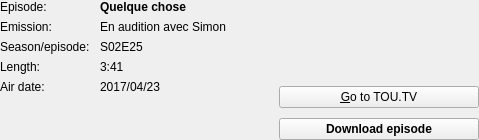
<?xml version="1.0" encoding="UTF-8"?>
<ui version="4.0">
 <class>infos_emission_widget</class>
 <widget class="QWidget" name="infos_emission_widget">
  <property name="geometry">
   <rect>
    <x>0</x>
    <y>0</y>
    <width>479</width>
    <height>140</height>
   </rect>
  </property>
  <layout class="QHBoxLayout" name="horizontalLayout" stretch="3,2">
   <property name="spacing">
    <number>10</number>
   </property>
   <property name="margin">
    <number>0</number>
   </property>
   <item>
    <layout class="QVBoxLayout" name="verticalLayout">
     <item>
      <layout class="QFormLayout" name="main_form_layout">
       <property name="fieldGrowthPolicy">
        <enum>QFormLayout::AllNonFixedFieldsGrow</enum>
       </property>
       <property name="horizontalSpacing">
        <number>10</number>
       </property>
       <property name="verticalSpacing">
        <number>6</number>
       </property>
       <item row="0" column="0">
        <widget class="QLabel" name="title_label">
         <property name="text">
          <string>Episode:</string>
         </property>
        </widget>
       </item>
       <item row="0" column="1">
        <widget class="QLabel" name="title_value_label">
         <property name="font">
          <font>
           <weight>75</weight>
           <bold>true</bold>
          </font>
         </property>
         <property name="text">
          <string>Quelque chose</string>
         </property>
        </widget>
       </item>
       <item row="1" column="0">
        <widget class="QLabel" name="emission_label">
         <property name="text">
          <string>Emission:</string>
         </property>
        </widget>
       </item>
       <item row="1" column="1">
        <widget class="QLabel" name="emission_title_value_label">
         <property name="text">
          <string>En audition avec Simon</string>
         </property>
        </widget>
       </item>
       <item row="2" column="0">
        <widget class="QLabel" name="sae_label">
         <property name="text">
          <string>Season/episode:</string>
         </property>
        </widget>
       </item>
       <item row="2" column="1">
        <widget class="QLabel" name="sae_value_label">
         <property name="text">
          <string>S02E25</string>
         </property>
        </widget>
       </item>
       <item row="3" column="0">
        <widget class="QLabel" name="length_label">
         <property name="text">
          <string>Length:</string>
         </property>
        </widget>
       </item>
       <item row="3" column="1">
        <widget class="QLabel" name="length_value_label">
         <property name="text">
          <string>3:41</string>
         </property>
        </widget>
       </item>
       <item row="4" column="0">
        <widget class="QLabel" name="air_date_label">
         <property name="text">
          <string>Air date:</string>
         </property>
        </widget>
       </item>
       <item row="4" column="1">
        <widget class="QLabel" name="air_date_value_label">
         <property name="text">
          <string>2017/04/23</string>
         </property>
        </widget>
       </item>
      </layout>
     </item>
     <item>
      <spacer name="verticalSpacer_3">
       <property name="orientation">
        <enum>Qt::Vertical</enum>
       </property>
       <property name="sizeType">
        <enum>QSizePolicy::Fixed</enum>
       </property>
       <property name="sizeHint" stdset="0">
        <size>
         <width>20</width>
         <height>6</height>
        </size>
       </property>
      </spacer>
     </item>
     <item>
      <widget class="QLabel" name="description_value_label">
       <property name="font">
        <font>
         <pointsize>8</pointsize>
        </font>
       </property>
       <property name="text">
        <string/>
       </property>
       <property name="textFormat">
        <enum>Qt::PlainText</enum>
       </property>
       <property name="alignment">
        <set>Qt::AlignLeading|Qt::AlignLeft|Qt::AlignTop</set>
       </property>
       <property name="wordWrap">
        <bool>true</bool>
       </property>
      </widget>
     </item>
     <item>
      <spacer name="verticalSpacer_2">
       <property name="orientation">
        <enum>Qt::Vertical</enum>
       </property>
       <property name="sizeHint" stdset="0">
        <size>
         <width>20</width>
         <height>0</height>
        </size>
       </property>
      </spacer>
     </item>
    </layout>
   </item>
   <item>
    <layout class="QVBoxLayout" name="verticalLayout_2">
     <item>
      <widget class="QLabel" name="thumb_value_label">
       <property name="minimumSize">
        <size>
         <width>200</width>
         <height>0</height>
        </size>
       </property>
       <property name="maximumSize">
        <size>
         <width>200</width>
         <height>16777215</height>
        </size>
       </property>
       <property name="text">
        <string/>
       </property>
      </widget>
     </item>
     <item>
      <spacer name="verticalSpacer">
       <property name="orientation">
        <enum>Qt::Vertical</enum>
       </property>
       <property name="sizeHint" stdset="0">
        <size>
         <width>20</width>
         <height>0</height>
        </size>
       </property>
      </spacer>
     </item>
     <item>
      <widget class="QPushButton" name="goto_toutv_btn">
       <property name="maximumSize">
        <size>
         <width>200</width>
         <height>16777215</height>
        </size>
       </property>
       <property name="text">
        <string>&amp;Go to TOU.TV</string>
       </property>
      </widget>
     </item>
     <item>
      <widget class="QPushButton" name="dl_btn">
       <property name="maximumSize">
        <size>
         <width>200</width>
         <height>16777215</height>
        </size>
       </property>
       <property name="font">
        <font>
         <weight>75</weight>
         <bold>true</bold>
        </font>
       </property>
       <property name="text">
        <string>Download episode</string>
       </property>
      </widget>
     </item>
    </layout>
   </item>
  </layout>
 </widget>
 <resources/>
 <connections/>
</ui>
